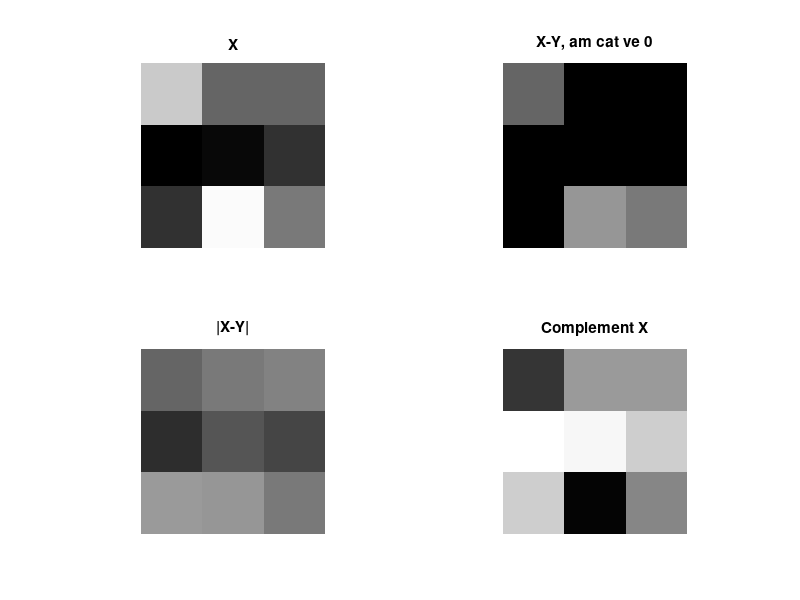

This figure's MATLAB source:
%% LAB 2 - TRU ANH, SAI KHAC TUYET DOI VA ANH AM
clear; close all; clc;
X = uint8([200 100 100; 0 10 50; 50 250 120]);
Y = uint8([100 220 230; 45 95 120; 205 100 0]);

% imsubtract cat ket qua am ve 0 tren uint8.
XminusY = imsubtract(X,Y);
YminusX = imsubtract(Y,X);
% imabsdiff tinh |X-Y|, nen khong phu thuoc thu tu hai anh.
diffXY = imabsdiff(X,Y);
% Anh am dao den/trang: voi uint8, 255 - moi pixel.
negativeX = imcomplement(X);

disp('X-Y:'); disp(XminusY);
disp('Y-X:'); disp(YminusX);
disp('|X-Y|:'); disp(diffXY);
disp('Anh am cua X:'); disp(negativeX);
figure('Name','Lab 2 - Phep tru');
subplot(2,2,1); imshow(X); title('X');
subplot(2,2,2); imshow(XminusY); title('X-Y, am cat ve 0');
subplot(2,2,3); imshow(diffXY); title('|X-Y|');
subplot(2,2,4); imshow(negativeX); title('Complement X');
